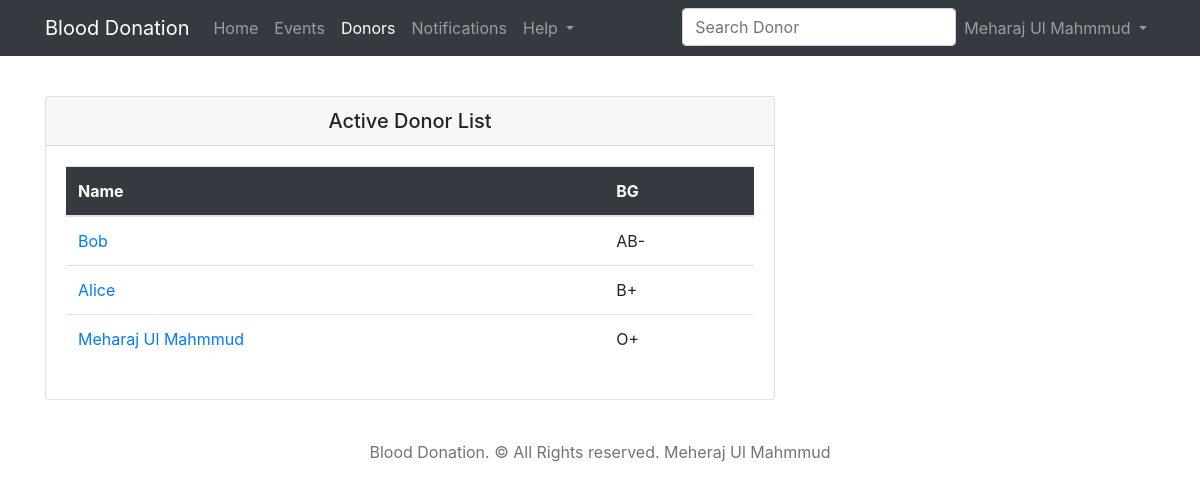
Page /account/donors (signed in) on the committed database.
### user/models.py (models this page shows, shortened)
class User(AbstractBaseUser):
    email = models.EmailField(max_length=255, unique=True)
    name = models.CharField(max_length=255)
    date_joined = models.DateTimeField(auto_now_add=True)
    is_active = models.BooleanField(default=True)
    is_staff = models.BooleanField(default=False)
    is_admin = models.BooleanField(default=False)
    USERNAME_FIELD = 'email'
    REQUIRED_FIELDS = ['name']  # Email & Password are required by default.
    objects = MyUserManager()

class ProfileModel(models.Model):
    GENDER_CHOICES = [
        ('Male', 'Male'),
        ('Female', 'Female'),
    ]
    BLOOD_GROUP_CHOICES = [
        ('A+', 'A+'),
        ('A-', 'A-'),
        ('B+', 'B+'),
        ('B-', 'B-'),
        ('AB+', 'AB+'),
        ('AB-', 'AB-'),
        ('O+', 'O+'),
        ('O-', 'O-'),
    ]
    user = models.OneToOneField(User, null=True, on_delete=models.CASCADE)
    image = models.ImageField(null=True, blank=True)
    address = models.TextField(max_length=255, null=True, blank=True)
    birth_date = models.DateField(null=True, blank=True)
    phone = models.CharField(max_length=255, null=True, blank=True)
    gender = models.CharField(max_length=255, choices=GENDER_CHOICES, null=True, blank=True)
    blood_group = models.CharField(max_length=255, choices=BLOOD_GROUP_CHOICES, null=True, blank=True)
    last_donation_date = models.DateField(null=True, blank=True)

### user/views.py (the view, shortened to what this page needs)
# urls.py: path('donors', donor_view, name="donors"),
@login_required(login_url='login')
def donor_view(request):
    profiles = ProfileModel.objects.exclude(blood_group=None).order_by('blood_group')
    search_keyword = request.GET.get('q')
    context = {
        'profiles': profiles,
    }
    return render(request, 'donors.html', context)

### user/templates/donors.html (shortened to what this page needs)
<!DOCTYPE html>
{% load static %}
<html lang="en">
<head>
    <link href="https://stackpath.bootstrapcdn.com/bootstrap/4.5.2/css/bootstrap.min.css"
 rel="stylesheet">
</head>
<body>
<nav class="navbar navbar-expand-lg navbar-dark bg-dark fixed-top">
    <div class="container">
        <a class="navbar-brand" href="{% url 'home' %}">Blood Donation</a>
        <div class="collapse navbar-collapse" id="navbarResponsive">
            <ul class="navbar-nav">
                {% if user.is_authenticated %}
                <li class="nav-item">
                    <a class="nav-link " href="{% url 'home' %}">Home</a>
                </li>
                <li class="nav-item">
                    <a class="nav-link" href="{% url 'event-home' %}">Events</a>
                </li>
                <li class="nav-item">
                    <a class="nav-link active" href="{% url 'donors' %}">Donors</a>
                </li>
                <li class="nav-item">
                    <a class="nav-link " href="{% url 'notification' %}">Notifications</a>
                </li>
                <li class="nav-item dropdown">
                    <a aria-expanded="false" aria-haspopup="true" class="nav-link dropdown-toggle"
                       data-toggle="dropdown"
                       href="#" id="navbarDropdownMenuLink" role="button">
                        Help
                    </a>
                </li>
                {% endif %}
            </ul>
            <ul class="navbar-nav ml-auto">
                <li class="nav-item">
                    <form method="GET">
                        <input class="form-control" type="text" id="id_q" name="q" placeholder="Search Donor"
                               >
                    </form>
                </li>
                <li class="nav-item dropdown">
                    <a aria-expanded="false" aria-haspopup="true" class="nav-link dropdown-toggle"
                       data-toggle="dropdown"
                       href="#" id="navbarDropdownMenuLink2" role="button">
                        {{ request.user.name }}
                    </a>
                </li>
            </ul>
        </div>
    </div>
</nav>
<br/>
<br/>
<main class="flex-shrink-0" role="main">
    <div class="container">
        <div class="row">
            <div class="col-md-8 mt-4">
                 <div class="card my-4">
                     <h5 class="card-header text-center">Active Donor List</h5>
                     <div class="card-body">
                         <table class="table table-hover">
                             <thead class="bg-dark text-white">
                             <tr>
                                 <th>Name</th>
                                 <th>BG</th>
                             </tr>
                             </thead>
                             {% for profile in profiles %}
                             <tr>
                                 <td><a href="{% url 'profile' profile.user.id %}" class="card-link">{{ profile.user.name }}</a></td>
                                <td>{{ profile.blood_group }}</td>
                            </tr>
                            {% endfor %}
                        </table>
                    </div>
                </div>
            </div>
        </div>
    </div>
</main>
<footer class="footer mt-auto py-3">
    <div class="container text-center">
        <span class="text-muted">Blood Donation. © All Rights reserved. Meheraj Ul Mahmmud</span>
    </div>
</footer>
</body>
</html>

### rows in the picture
User: user.name "Meharaj Ul Mahmmud"
ProfileModel: user.name "Bob", blood_group "AB-"
ProfileModel: user.name "Alice", blood_group "B+"
ProfileModel: user.name "Meharaj Ul Mahmmud", blood_group "O+"
